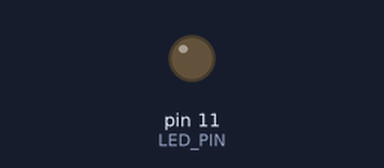
This sketch was run on a simulated Arduino Uno, built with avr-gcc and run on an emulated ATmega328P. Shown: output pins drawn as LEDs (lit = HIGH).

Above: at 1.1 s.
Timing chart, 0 to 2.6 s (numbered marks = the images above):
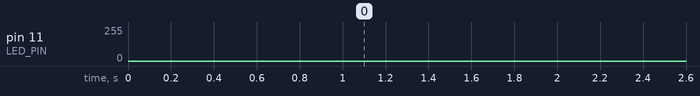

The sketch:

1-3.ino
```cpp
const int LED_PIN = 11;

void setup() {
  // put your setup code here, to run once:
  pinMode(LED_PIN,OUTPUT);
}

void loop() {
  // put your main code here, to run repeatedly:
  for(int i = 0; i <= 255; i++){
    analogWrite(LED_PIN, i);
    delayMicroseconds(1953);
  }
  for(int i = 0; i <= 255; i++){
    analogWrite(LED_PIN, 255-i);
    delayMicroseconds(1953);
  }
}
```
